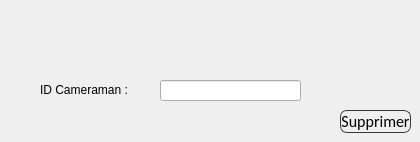
      <widget class="QWidget" name="Supprimer_Cameraman">
       <attribute name="title">
        <string>Supprimer Cameraman</string>
       </attribute>
       <widget class="QLabel" name="label_24">
        <property name="geometry">
         <rect>
          <x>40</x>
          <y>80</y>
          <width>101</width>
          <height>20</height>
         </rect>
        </property>
        <property name="styleSheet">
         <string notr="true">font: 75 11pt &quot;MS Shell Dlg 2&quot;;
color: rgb(0, 0, 0);</string>
        </property>
        <property name="text">
         <string>ID Cameraman :</string>
        </property>
       </widget>
       <widget class="QLineEdit" name="le_supp_theme">
        <property name="geometry">
         <rect>
          <x>160</x>
          <y>80</y>
          <width>141</width>
          <height>21</height>
         </rect>
        </property>
        <property name="text">
         <string/>
        </property>
       </widget>
       <widget class="QPushButton" name="pb_supprimertheme">
        <property name="geometry">
         <rect>
          <x>340</x>
          <y>110</y>
          <width>71</width>
          <height>23</height>
         </rect>
        </property>
        <property name="styleSheet">
         <string notr="true">QPushButton
{
	background: transparent;
	border-style:solid;
	border-radius:7px;
	border-width:1px;
border-color: rgb(50, 53, 57);
	color:rgb(0,0,0);
	font-size:16px;
font-family:Calibri;
}

QPushButton:hover
{
	background-color: #00000000;
	border-color: rgb(30, 227, 0);
	/*color:rgb(30, 227, 0);*/
}

QPushButton:focus
{
	background-color:  rgb(30, 227, 0);
	border-color: rgba(30, 227, 0,0);
	color:rgb(255, 255, 255);
}</string>
        </property>
        <property name="text">
         <string>Supprimer</string>
        </property>
       </widget>
      </widget>
